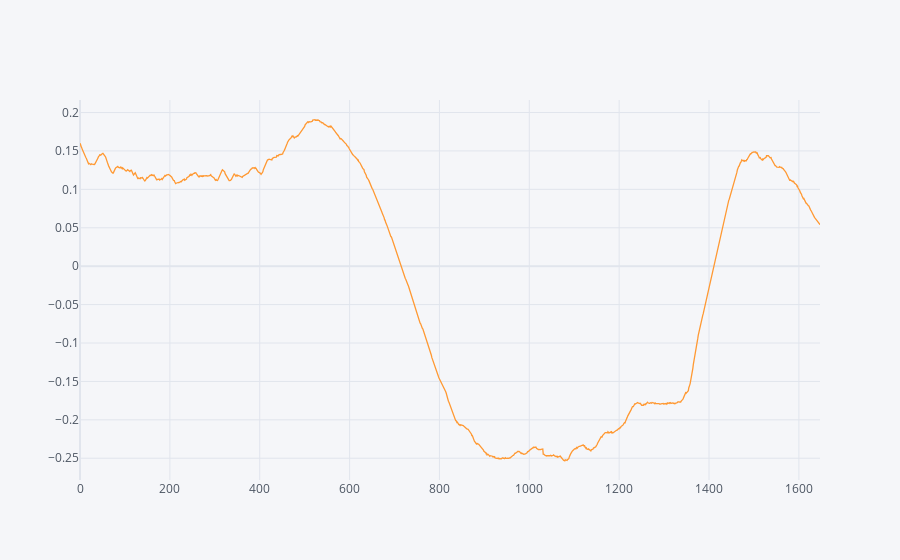

The code cell stored with this chart in its notebook:
### Code cell
d.iplot(kind='line',x='sn',y='wz',size=10)

### Figure 1 — Plotly figure (JSON) as saved in the notebook; plotly's stock layout.template omitted (floating-point values rounded to 4 significant figures; data arrays with more than 128 entries replaced by an {"elided": "..."} marker saying what was removed)
{"data": [{"line": {"color": "rgba(255, 153, 51, 1.0)", "dash": "solid", "shape": "linear", "width": 1.3}, "mode": "lines", "name": "wz", "text": "", "type": "scatter", "x": {"elided": "1648 int values"}, "y": {"elided": "1648 float values"}}], "layout": {"legend": {"bgcolor": "#F5F6F9", "font": {"color": "#4D5663"}}, "paper_bgcolor": "#F5F6F9", "plot_bgcolor": "#F5F6F9", "title": {"font": {"color": "#4D5663"}}, "xaxis": {"gridcolor": "#E1E5ED", "showgrid": true, "tickfont": {"color": "#4D5663"}, "title": {"font": {"color": "#4D5663"}, "text": ""}, "zerolinecolor": "#E1E5ED"}, "yaxis": {"gridcolor": "#E1E5ED", "showgrid": true, "tickfont": {"color": "#4D5663"}, "title": {"font": {"color": "#4D5663"}, "text": ""}, "zerolinecolor": "#E1E5ED"}}}
